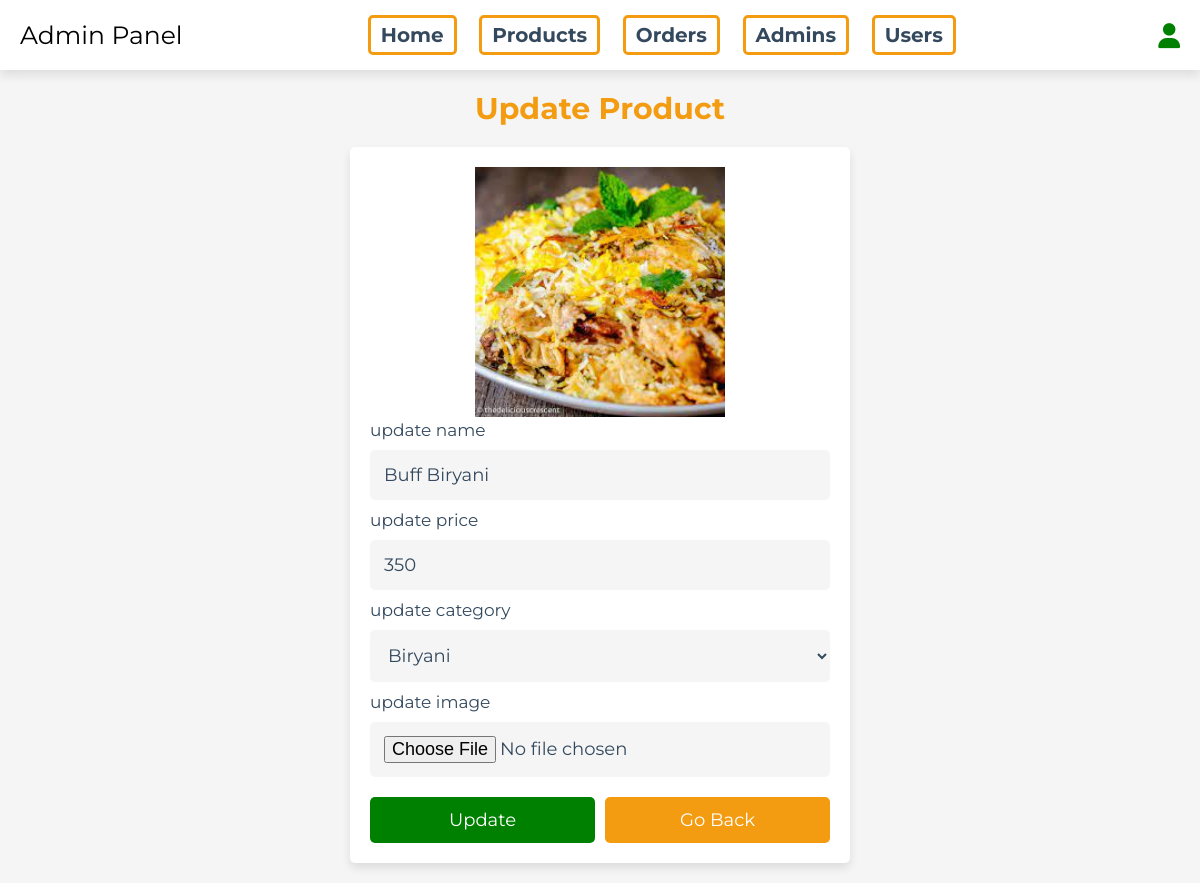
The app's page /admin/update_product.php?update=5 (signed in) with its own data.
### tables this page shows
CREATE TABLE `products` (
  `id` int(100) NOT NULL,
  `name` varchar(100) NOT NULL,
  `category` varchar(100) NOT NULL,
  `price` int(10) NOT NULL,
  `image` varchar(100) NOT NULL
);

### admin/update_product.php (the view, shortened to what this page needs)
<?php
include '../components/connect.php';
?>
<!DOCTYPE html>
<html lang="en">
<head>
   <link rel="stylesheet" href="https://cdnjs.cloudflare.com/ajax/libs/font-awesome/6.1.1/css/all.min.css">
   <link rel="stylesheet" href="../css/admin_style.css">
</head>
<body>
   <?php include '../components/admin_header.php' ?>
   <section class="update-product">
      <h1 class="heading">update product</h1>
      <?php
      $update_id = $_GET['update'];
      $show_products = $conn->prepare("SELECT * FROM `products` WHERE id = ?");
      $show_products->execute([$update_id]);
      if ($show_products->rowCount() > 0) {
         while ($fetch_products = $show_products->fetch(PDO::FETCH_ASSOC)) {
      ?>
            <form action="" method="POST" enctype="multipart/form-data">
               <img src="../uploaded_img/<?= $fetch_products['image']; ?>" alt="">
               <span>update name</span>
               <input type="text" required placeholder="enter product name" name="name" maxlength="100" class="box" value="<?= $fetch_products['name']; ?>">
               <span>update price</span>
               <input type="number" min="0" max="9999999999" required placeholder="enter product price" name="price" onkeypress="if(this.value.length == 10) return false;" class="box" value="<?= $fetch_products['price']; ?>">
               <span>update category</span>
               <select name="category" class="box" required>
                  <?php
                  $categories = ["Momo", "Chowmein", "Biryani", "Burger","Pizza","Fish","Dessert","Extras"];
                  foreach ($categories as $category) {
                     if ($category == $fetch_products['category']) {
                        echo "<option value='$category' selected>$category</option>";
                     } else {
                        echo "<option value='$category'>$category</option>";
                     }
                  }
                  ?>
               </select>
               <span>update image</span>
               <input type="file" name="image" class="box" accept="image/jpg, image/jpeg, image/png, image/webp">
               <div class="flex-btn">
                  <input type="submit" value="update" class="btn" name="update">
                  <a href="products.php" class="option-btn">go back</a>
               </div>
            </form>
      <?php
         }
      } else {
         echo '<p class="empty">no products added yet!</p>';
      }
      ?>
   </section>
</body>
</html>

### css/admin_style.css (style rules this page uses)
:root { --main-color:#4834d4; --red:#e74c3c; --orange:#f39c12; --black:#34495e; --white:#fff; --light-bg:#f5f5f5; --light-color:#999; --Emerald-Green: #008000; --Light-Gray:#D3D3D3; --border:.0rem solid var(--black); --box-shadow:0 .5rem 1rem rgba(0,0,0,.1); }
* { font-family: 'Montserrat', sans-serif; margin:0; padding:0; box-sizing: border-box; text-decoration: none; outline: none; border:none; }
html { font-size: 62.5%; overflow-x: hidden; }
body { background-color: var(--light-bg); }
section { max-width: 1200px; margin:0 auto; padding:2rem; }
.btn, .delete-btn, .option-btn { display: block; margin-top: 1rem; border-radius: .5rem; cursor: pointer; width: 100%; font-size: 1.8rem; color:var(--white); padding:1.2rem 3rem; text-transform: capitalize; text-align: center; }
.btn { background-color: var(--Emerald-Green); }
.option-btn { background-color: var(--orange); }
.flex-btn { display: flex; gap:1rem; }
.heading { text-align: center; margin-bottom: 2rem; text-transform: capitalize; color:var(--orange); font-size: 3rem; }
.update-product form { margin:0 auto; max-width: 50rem; background-color: var(--white); border-radius: .5rem; box-shadow: var(--box-shadow); border:var(--border); padding:2rem; }
.update-product form img { height: 25rem; width: 100%; object-fit: contain; }
.update-product form .box { background-color: var(--light-bg); border:var(--border); width: 100%; padding:1.4rem; font-size: 1.8rem; color:var(--black); border-radius: .5rem; margin: 1rem 0; }
.update-product form span { font-size: 1.7rem; color:var(--black); }

### records on screen
products: image (picture), name "Buff Biryani", price "350", category "Biryani"
